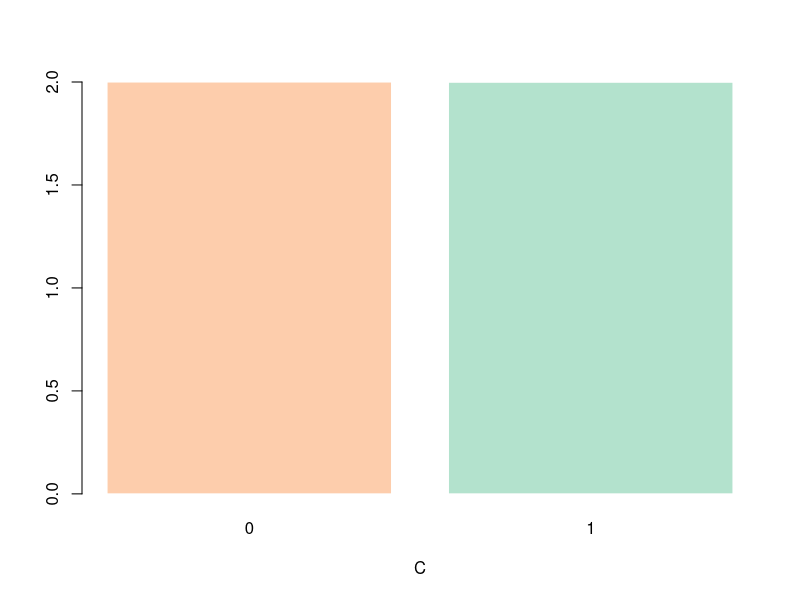

Source code (R):
library(RColorBrewer)
coul = brewer.pal(3, "Pastel2") 
B_C<-matrix(c(0,2,2,0),nrow=2)
colnames(B_C)=c("0","1")
rownames(B_C)=c("0","1")
barplot(B_C,col=coul,border="white",xlab="C")


